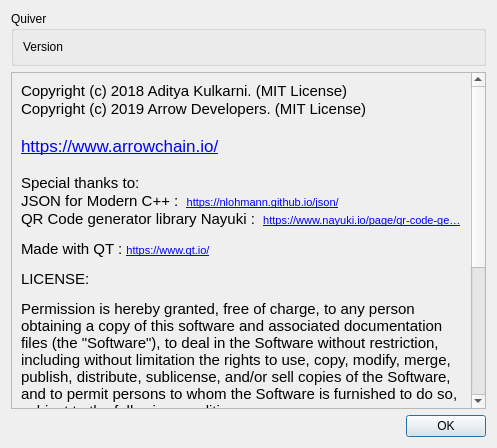
<?xml version="1.0" encoding="UTF-8"?>
<ui version="4.0">
 <class>about</class>
 <widget class="QDialog" name="about">
  <property name="geometry">
   <rect>
    <x>0</x>
    <y>0</y>
    <width>497</width>
    <height>448</height>
   </rect>
  </property>
  <property name="windowTitle">
   <string>About</string>
  </property>
  <layout class="QVBoxLayout" name="verticalLayout">
   <item>
    <widget class="QGroupBox" name="groupBox">
     <property name="title">
      <string notr="true">Quiver</string>
     </property>
     <layout class="QVBoxLayout" name="verticalLayout_2">
      <item>
       <widget class="QLabel" name="versionLabel">
        <property name="text">
         <string notr="true">Version</string>
        </property>
       </widget>
      </item>
     </layout>
    </widget>
   </item>
   <item>
    <widget class="QScrollArea" name="scrollArea">
     <property name="widgetResizable">
      <bool>true</bool>
     </property>
     <widget class="QWidget" name="scrollAreaWidgetContents">
      <property name="geometry">
       <rect>
        <x>0</x>
        <y>0</y>
        <width>471</width>
        <height>412</height>
       </rect>
      </property>
      <layout class="QVBoxLayout" name="verticalLayout_3">
       <item>
        <widget class="QLabel" name="label">
         <property name="text">
          <string notr="true">&lt;!DOCTYPE HTML PUBLIC &quot;-//W3C//DTD HTML 4.0//EN&quot; &quot;http://www.w3.org/TR/REC-html40/strict.dtd&quot;&gt;
&lt;html&gt;&lt;head&gt;&lt;meta name=&quot;qrichtext&quot; content=&quot;1&quot; /&gt;&lt;style type=&quot;text/css&quot;&gt;
p, li { white-space: pre-wrap; }
&lt;/style&gt;&lt;/head&gt;&lt;body style=&quot; font-family:'.SF NS Text'; font-size:13pt; font-weight:400; font-style:normal;&quot;&gt;
&lt;p style=&quot; margin-top:0px; margin-bottom:0px; margin-left:0px; margin-right:0px; -qt-block-indent:0; text-indent:0px;&quot;&gt;&lt;span style=&quot; font-family:'Ubuntu'; font-size:11pt;&quot;&gt;Copyright (c) 2018 Aditya Kulkarni. (MIT License)&lt;/span&gt;&lt;/p&gt;
&lt;p style=&quot; margin-top:0px; margin-bottom:0px; margin-left:0px; margin-right:0px; -qt-block-indent:0; text-indent:0px;&quot;&gt;&lt;span style=&quot; font-family:'Ubuntu'; font-size:11pt;&quot;&gt;Copyright (c) 2019 Arrow Developers. (MIT License)&lt;/span&gt;&lt;/p&gt;
&lt;p style=&quot;-qt-paragraph-type:empty; margin-top:0px; margin-bottom:0px; margin-left:0px; margin-right:0px; -qt-block-indent:0; text-indent:0px; font-family:'Ubuntu'; font-size:11pt;&quot;&gt;&lt;br /&gt;&lt;/p&gt;
&lt;p style=&quot; margin-top:0px; margin-bottom:0px; margin-left:0px; margin-right:0px; -qt-block-indent:0; text-indent:0px;&quot;&gt;&lt;a href=&quot;https://www.arrowchain.io/&quot;&gt;&lt;span style=&quot; text-decoration: underline; color:#0000ff;&quot;&gt;https://www.arrowchain.io/&lt;/span&gt;&lt;/a&gt;&lt;/p&gt;
&lt;p style=&quot;-qt-paragraph-type:empty; margin-top:0px; margin-bottom:0px; margin-left:0px; margin-right:0px; -qt-block-indent:0; text-indent:0px; font-family:'Ubuntu'; font-size:11pt;&quot;&gt;&lt;br /&gt;&lt;/p&gt;
&lt;p style=&quot; margin-top:0px; margin-bottom:0px; margin-left:0px; margin-right:0px; -qt-block-indent:0; text-indent:0px;&quot;&gt;&lt;span style=&quot; font-family:'Ubuntu'; font-size:11pt;&quot;&gt;Special thanks to:&lt;/span&gt;&lt;/p&gt;
&lt;p style=&quot; margin-top:0px; margin-bottom:0px; margin-left:0px; margin-right:0px; -qt-block-indent:0; text-indent:0px;&quot;&gt;&lt;span style=&quot; font-family:'Ubuntu'; font-size:11pt;&quot;&gt;JSON for Modern C++ :  &lt;/span&gt;&lt;a href=&quot;https://nlohmann.github.io/json/&quot;&gt;&lt;span style=&quot; font-family:'MS Shell Dlg 2'; font-size:8pt; text-decoration: underline; color:#0000ff;&quot;&gt;https://nlohmann.github.io/json/&lt;/span&gt;&lt;/a&gt;&lt;/p&gt;
&lt;p style=&quot; margin-top:0px; margin-bottom:0px; margin-left:0px; margin-right:0px; -qt-block-indent:0; text-indent:0px;&quot;&gt;&lt;span style=&quot; font-family:'Ubuntu'; font-size:11pt;&quot;&gt;QR Code generator library Nayuki :  &lt;/span&gt;&lt;a href=&quot;https://www.nayuki.io/page/qr-code-generator-library&quot;&gt;&lt;span style=&quot; font-family:'MS Shell Dlg 2'; font-size:8pt; text-decoration: underline; color:#0000ff;&quot;&gt;https://www.nayuki.io/page/qr-code-ge…&lt;/span&gt;&lt;/a&gt;&lt;/p&gt;
&lt;p style=&quot; margin-top:12px; margin-bottom:12px; margin-left:0px; margin-right:0px; -qt-block-indent:0; text-indent:0px;&quot;&gt;&lt;span style=&quot; font-family:'Ubuntu'; font-size:11pt;&quot;&gt;Made with QT : &lt;/span&gt;&lt;a href=&quot;https://www.qt.io/&quot;&gt;&lt;span style=&quot; font-family:'MS Shell Dlg 2'; font-size:8pt; text-decoration: underline; color:#0000ff;&quot;&gt;https://www.qt.io/&lt;/span&gt;&lt;/a&gt;&lt;/p&gt;
&lt;p style=&quot; margin-top:12px; margin-bottom:12px; margin-left:0px; margin-right:0px; -qt-block-indent:0; text-indent:0px;&quot;&gt;&lt;span style=&quot; font-family:'Ubuntu'; font-size:11pt;&quot;&gt;LICENSE:&lt;/span&gt;&lt;/p&gt;
&lt;p style=&quot; margin-top:12px; margin-bottom:12px; margin-left:0px; margin-right:0px; -qt-block-indent:0; text-indent:0px;&quot;&gt;&lt;span style=&quot; font-family:'Ubuntu'; font-size:11pt;&quot;&gt;Permission is hereby granted, free of charge, to any person obtaining a copy of this software and associated documentation files (the &amp;quot;Software&amp;quot;), to deal in the Software without restriction, including without limitation the rights to use, copy, modify, merge, publish, distribute, sublicense, and/or sell copies of the Software, and to permit persons to whom the Software is furnished to do so, subject to the following conditions:&lt;/span&gt;&lt;/p&gt;
&lt;ul style=&quot;margin-top: 0px; margin-bottom: 0px; margin-left: 0px; margin-right: 0px; -qt-list-indent: 1;&quot;&gt;&lt;li style=&quot; font-family:'Ubuntu'; font-size:11pt;&quot; style=&quot; margin-top:12px; margin-bottom:12px; margin-left:0px; margin-right:0px; -qt-block-indent:0; text-indent:0px;&quot;&gt;The above copyright notice and this permission notice shall be included in all copies or substantial portions of the Software.&lt;/li&gt;
&lt;li style=&quot; font-family:'Ubuntu'; font-size:11pt;&quot; style=&quot; margin-top:12px; margin-bottom:12px; margin-left:0px; margin-right:0px; -qt-block-indent:0; text-indent:0px;&quot;&gt;The Software is provided &amp;quot;as is&amp;quot;, without warranty of any kind, express or implied, including but not limited to the warranties of merchantability, fitness for a particular purpose and noninfringement. In no event shall the authors or copyright holders be liable for any claim, damages or other liability, whether in an action of contract, tort or otherwise, arising from, out of or in connection with the Software or the use or other dealings in the Software.&lt;/li&gt;&lt;/ul&gt;&lt;/body&gt;&lt;/html&gt;</string>
         </property>
         <property name="wordWrap">
          <bool>true</bool>
         </property>
         <property name="openExternalLinks">
          <bool>true</bool>
         </property>
         <property name="textInteractionFlags">
          <set>Qt::LinksAccessibleByMouse</set>
         </property>
        </widget>
       </item>
      </layout>
     </widget>
    </widget>
   </item>
   <item>
    <widget class="QDialogButtonBox" name="buttonBox">
     <property name="orientation">
      <enum>Qt::Horizontal</enum>
     </property>
     <property name="standardButtons">
      <set>QDialogButtonBox::Ok</set>
     </property>
    </widget>
   </item>
  </layout>
 </widget>
 <resources/>
 <connections>
  <connection>
   <sender>buttonBox</sender>
   <signal>accepted()</signal>
   <receiver>about</receiver>
   <slot>accept()</slot>
   <hints>
    <hint type="sourcelabel">
     <x>248</x>
     <y>254</y>
    </hint>
    <hint type="destinationlabel">
     <x>157</x>
     <y>274</y>
    </hint>
   </hints>
  </connection>
  <connection>
   <sender>buttonBox</sender>
   <signal>rejected()</signal>
   <receiver>about</receiver>
   <slot>reject()</slot>
   <hints>
    <hint type="sourcelabel">
     <x>316</x>
     <y>260</y>
    </hint>
    <hint type="destinationlabel">
     <x>286</x>
     <y>274</y>
    </hint>
   </hints>
  </connection>
 </connections>
</ui>
